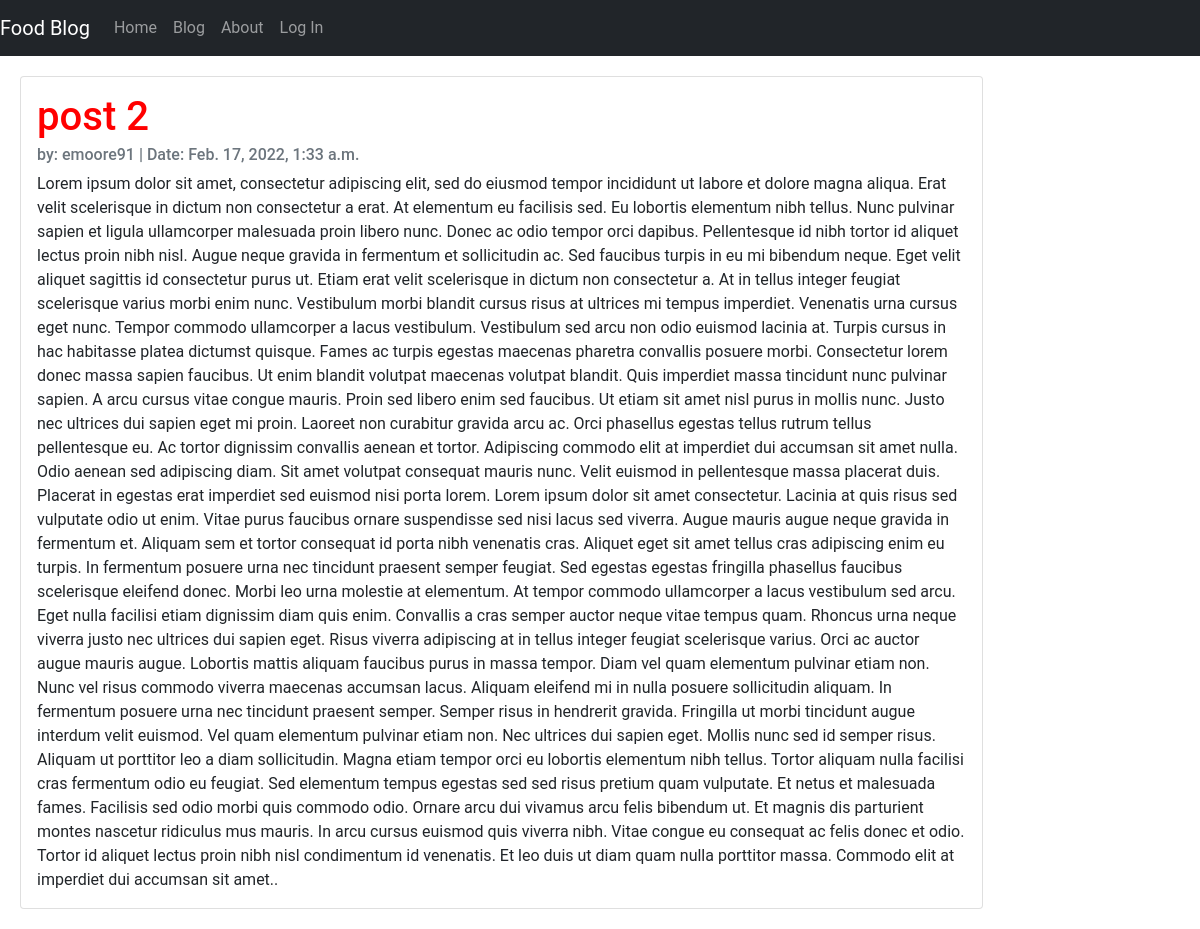
Page /posts/2/ on the committed database.
### posts/models.py (models this page shows, shortened)
class Post(models.Model):
    title = models.CharField(max_length=256)
    author = models.ForeignKey(
        'auth.User',
        on_delete=models.CASCADE
    )
    body = models.TextField()
    created_at = models.DateTimeField(auto_now_add=True)

### posts/views.py (the view)
# urls.py: path('posts/<int:pk>/', PostDetailView.as_view(), name="post_detail"),
class PostDetailView(DetailView):
    template_name = "post_detail.html"
    model = Post

### templates/post_detail.html (shortened to what this page needs)
{% extends 'base.html' %}
{% block content %}
<div class="row">
    <div class="col-md-10">
        <div class="card">
            <div class="card-body">
                <h1 class="card-title">{{ post.title}}</h1>
                <h6 class="card-subtitle mb-2 text-muted">by: {{ post.author }} | Date: {{ post.created_at }}</h6>
                <p class="card-text">{{ post.body }}.</p>
            </div>
        </div>
    </div>
</div>
{% endblock content %}

### static/css/base.css (style rules this page uses)
body { font-family: "Roboto", sans-serif; }
h1 { color: red; font-weight: 500; }

### rows in the picture
Post: title "post 2", author "emoore91", created_at "Feb. 17, 2022, 1:33 a.m.", body "Lorem ipsum dolor sit amet, consectetur adipiscing elit, sed do eiusmod tempor incididunt ut labore et dolore magna aliqua. Erat velit scelerisque in dictum non consectetur a erat. At elementum eu facilisis sed. Eu lobortis elementum nibh tellus. Nunc pulvinar sapien et ligula ullamcorper malesuada proin libero nunc. Donec ac odio tempor orci dapibus. Pellentesque id nibh tortor id aliquet lectus proin nibh nisl. Augue neque gravida in fermentum et sollicitudin ac. Sed faucibus turpis in eu mi bibendum neque. Eget velit aliquet sagittis id consectetur purus ut. Etiam erat velit scelerisque in dictum non consectetur a. At in tellus integer feugiat scelerisque varius morbi enim nunc.…"
